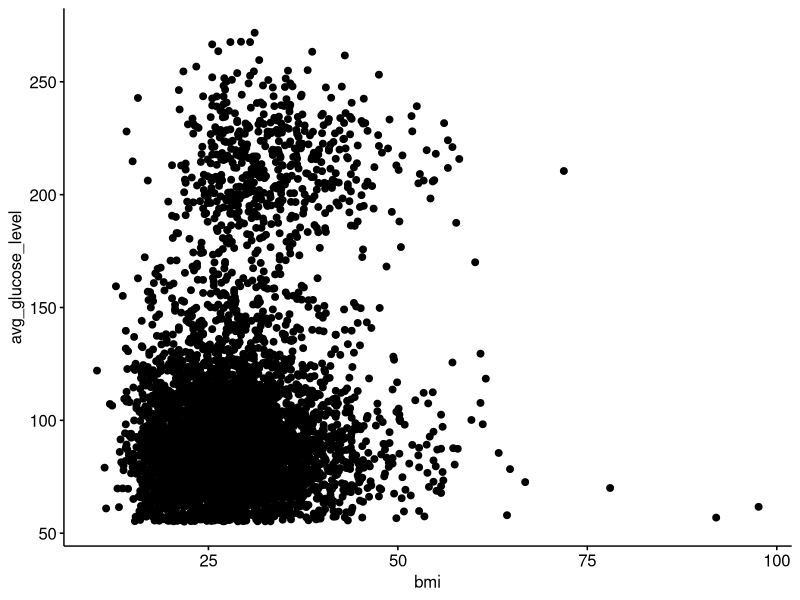
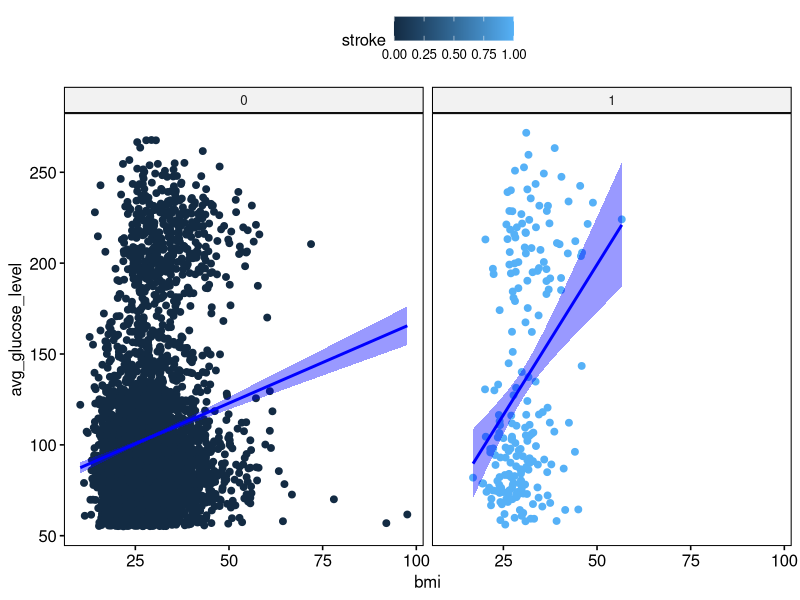

The R script that drew these images, in order:
# read in the data frame
df <- read.table("data/stroke-data.csv", sep=",", header=T)

# load ggpubr
library(ggpubr)

# create very basic scatterplot
ggscatter(df, 
          x="bmi", 
          y="avg_glucose_level")


# Lets tease apart bmi vs avg_glucose_level within stroke vs. no stroke. 
ggscatter(df, 
          x="bmi", 
          y="avg_glucose_level", 
          facet.by = "stroke", 
          color = "stroke", 
          add = "reg.line", 
          conf.int = T, 
          add.params = list(color = "blue"))